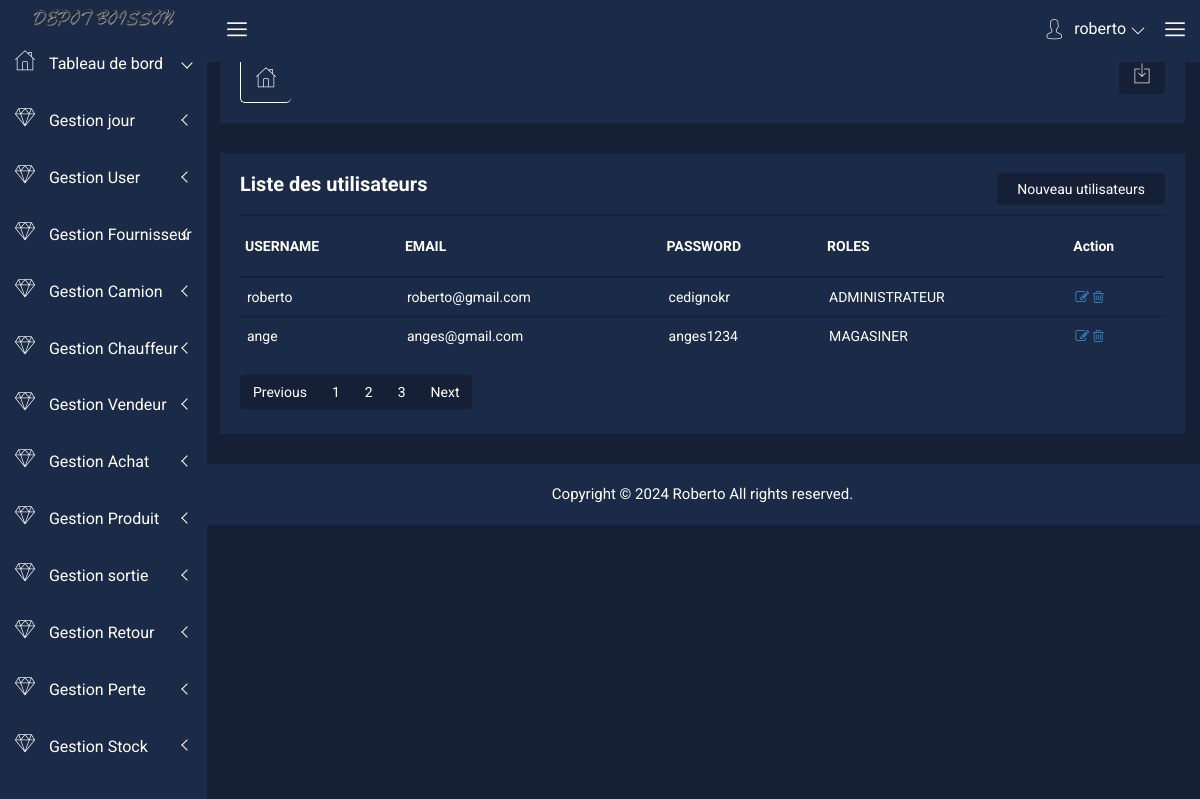
Page /index.php?page=listuser (signed in) on the committed database.
### tables this page shows
CREATE TABLE `utilisateur` (
  `id_user` int(11) NOT NULL,
  `usernames` varchar(255) NOT NULL,
  `email` varchar(255) NOT NULL,
  `passwords` varchar(255) NOT NULL,
  `roles` varchar(255) NOT NULL
);

### model/utilisateur.php (called while the page is built, shortened)
<?php
class utilisateur{
    public function connect(){
        $host="localhost";
        $dbname="gestions_stocks";
        $user="root";
        $pass="";
        $connect = new PDO("mysql:host=$host;dbname=$dbname",$user,$pass);
        $connect->setAttribute(PDO::ATTR_ERRMODE,PDO::ERRMODE_EXCEPTION);
        return $connect;
    }
    public function listuser(){
        $connect=$this->connect();
        $test=$connect->query("SELECT * FROM utilisateur");
        $resultats=$test->fetchAll();
        return $resultats;
    }
}
?>

### vues/listuser.php (the view)
<?php
    require("header.php");
?>
             <div class="breadcome-area">
                <div class="container-fluid">
                    <div class="row">
                        <div class="col-lg-12 col-md-12 col-sm-12 col-xs-12">
							<div class="breadcome-list">
                                <div class="row">
                                    <div class="col-lg-6 col-md-6 col-sm-6 col-xs-6">
                                        <div class="breadcomb-wp">
											<div class="breadcomb-icon">
												<i class="icon nalika-home"></i>
											</div>
										</div>
                                    </div>
                                    <div class="col-lg-6 col-md-6 col-sm-6 col-xs-6">
                                        <div class="breadcomb-report">
											<button data-toggle="tooltip" data-placement="left" title="Download Report" class="btn"><i class="icon nalika-download"></i></button>
										</div>
                                    </div>
                                </div>
                            </div>
                        </div>
                    </div>
                </div>
            </div>
        </div>
         <div class="product-status mg-b-30">
            <div class="container-fluid">
                <div class="row">
                    <div class="col-lg-12 col-md-12 col-sm-12 col-xs-12">
                        <div class="product-status-wrap">
                            <h4>Liste des utilisateurs</h4>
                            <div class="add-product">
                                <a href="index.php?page=adduser">Nouveau utilisateurs</a>
                            </div>
                            <table>
                                <tr>
                                    <th>USERNAME</th>
                                    <th>EMAIL</th>
                                    <th>PASSWORD</th>
                                    <th>ROLES</th>
                                    <th>Action</th>
                                </tr>
                                <?php foreach($listuser as $data) { ?>
                                <tr>
                                    <td> <?php echo $data['usernames'] ?> </td>
                                    <td><?php echo $data['email'] ?></td>
                                    <td>
                                    <?php echo $data['passwords'] ?>
                                    </td>
                                    <td><?php echo $data['roles'] ?></td>
                                    <td>
                                    <a href="index.php?page=modifieruser&id=<?php echo $data['id_user'] ?>" class="pd-setting-ed"><i class="fa fa-pencil-square-o" aria-hidden="true"></i></a>
                                    <a href="index.php?page=deleteuser&id=<?php echo $data['id_user'] ?>" class="pd-setting-ed"><i class="fa fa-trash-o" aria-hidden="true"></i></a>
                                    </td>
                                </tr>
                               <?php } ?>
                            </table>
                            <div class="custom-pagination">
								<ul class="pagination">
									<li class="page-item"><a class="page-link" href="#">Previous</a></li>
									<li class="page-item"><a class="page-link" href="#">1</a></li>
									<li class="page-item"><a class="page-link" href="#">2</a></li>
									<li class="page-item"><a class="page-link" href="#">3</a></li>
									<li class="page-item"><a class="page-link" href="#">Next</a></li>
								</ul>
                            </div>
                        </div>
                    </div>
                </div>
            </div>
        </div>
<?php
    require("footer.php");
?>

### css/main.css (style rules this page uses)
html { color: #222; font-size: 1em; line-height: 1.4; }

### rows in the picture
utilisateur: usernames "roberto", email "roberto@gmail.com", passwords "cedignokr", roles "ADMINISTRATEUR"
utilisateur: usernames "ange", email "anges@gmail.com", passwords "anges1234", roles "MAGASINER"

### other values in the picture
$_SESSION['user'] "roberto"
